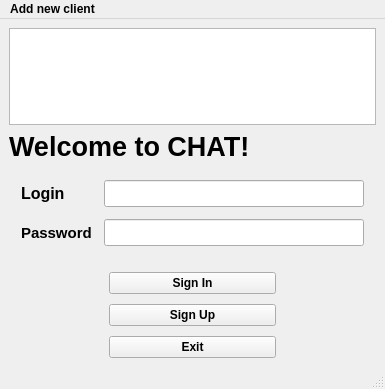
<?xml version="1.0" encoding="UTF-8"?>
<ui version="4.0">
 <class>MainWindow</class>
 <widget class="QMainWindow" name="MainWindow">
  <property name="geometry">
   <rect>
    <x>0</x>
    <y>0</y>
    <width>385</width>
    <height>389</height>
   </rect>
  </property>
  <property name="font">
   <font>
    <bold>true</bold>
   </font>
  </property>
  <property name="windowTitle">
   <string>MainWindow</string>
  </property>
  <widget class="QWidget" name="centralwidget">
   <layout class="QVBoxLayout" name="verticalLayout">
    <item>
     <widget class="QTextBrowser" name="textBrowser"/>
    </item>
    <item>
     <widget class="QLabel" name="label">
      <property name="font">
       <font>
        <pointsize>20</pointsize>
        <bold>true</bold>
       </font>
      </property>
      <property name="text">
       <string>Welcome to CHAT!</string>
      </property>
     </widget>
    </item>
    <item>
     <spacer name="verticalSpacer_2">
      <property name="orientation">
       <enum>Qt::Vertical</enum>
      </property>
      <property name="sizeHint" stdset="0">
       <size>
        <width>20</width>
        <height>40</height>
       </size>
      </property>
     </spacer>
    </item>
    <item>
     <layout class="QFormLayout" name="formLayout">
      <property name="horizontalSpacing">
       <number>12</number>
      </property>
      <property name="verticalSpacing">
       <number>12</number>
      </property>
      <property name="leftMargin">
       <number>12</number>
      </property>
      <property name="topMargin">
       <number>12</number>
      </property>
      <property name="rightMargin">
       <number>12</number>
      </property>
      <property name="bottomMargin">
       <number>10</number>
      </property>
      <item row="0" column="0">
       <widget class="QLabel" name="login">
        <property name="font">
         <font>
          <pointsize>12</pointsize>
          <bold>true</bold>
         </font>
        </property>
        <property name="text">
         <string>Login</string>
        </property>
       </widget>
      </item>
      <item row="0" column="1">
       <widget class="QLineEdit" name="loginEdit">
        <property name="font">
         <font>
          <pointsize>12</pointsize>
          <bold>true</bold>
         </font>
        </property>
       </widget>
      </item>
      <item row="1" column="0">
       <widget class="QLabel" name="password">
        <property name="font">
         <font>
          <pointsize>11</pointsize>
          <bold>true</bold>
         </font>
        </property>
        <property name="text">
         <string>Password</string>
        </property>
       </widget>
      </item>
      <item row="1" column="1">
       <widget class="QLineEdit" name="passwordEdit">
        <property name="font">
         <font>
          <pointsize>12</pointsize>
          <bold>true</bold>
         </font>
        </property>
       </widget>
      </item>
     </layout>
    </item>
    <item>
     <spacer name="verticalSpacer">
      <property name="orientation">
       <enum>Qt::Vertical</enum>
      </property>
      <property name="sizeHint" stdset="0">
       <size>
        <width>20</width>
        <height>40</height>
       </size>
      </property>
     </spacer>
    </item>
    <item>
     <layout class="QVBoxLayout" name="verticalLayout_2">
      <property name="spacing">
       <number>10</number>
      </property>
      <property name="leftMargin">
       <number>100</number>
      </property>
      <property name="topMargin">
       <number>10</number>
      </property>
      <property name="rightMargin">
       <number>100</number>
      </property>
      <item>
       <widget class="QPushButton" name="SignIn">
        <property name="text">
         <string>Sign In</string>
        </property>
       </widget>
      </item>
      <item>
       <widget class="QPushButton" name="SignUp">
        <property name="text">
         <string>Sign Up</string>
        </property>
       </widget>
      </item>
      <item>
       <widget class="QPushButton" name="Exit">
        <property name="text">
         <string>Exit</string>
        </property>
       </widget>
      </item>
     </layout>
    </item>
   </layout>
  </widget>
  <widget class="QMenuBar" name="menubar">
   <property name="geometry">
    <rect>
     <x>0</x>
     <y>0</y>
     <width>385</width>
     <height>22</height>
    </rect>
   </property>
   <widget class="QMenu" name="menuAdd_new_client">
    <property name="title">
     <string>Add new client</string>
    </property>
   </widget>
   <addaction name="menuAdd_new_client"/>
  </widget>
  <widget class="QStatusBar" name="statusbar"/>
 </widget>
 <resources/>
 <connections/>
</ui>
